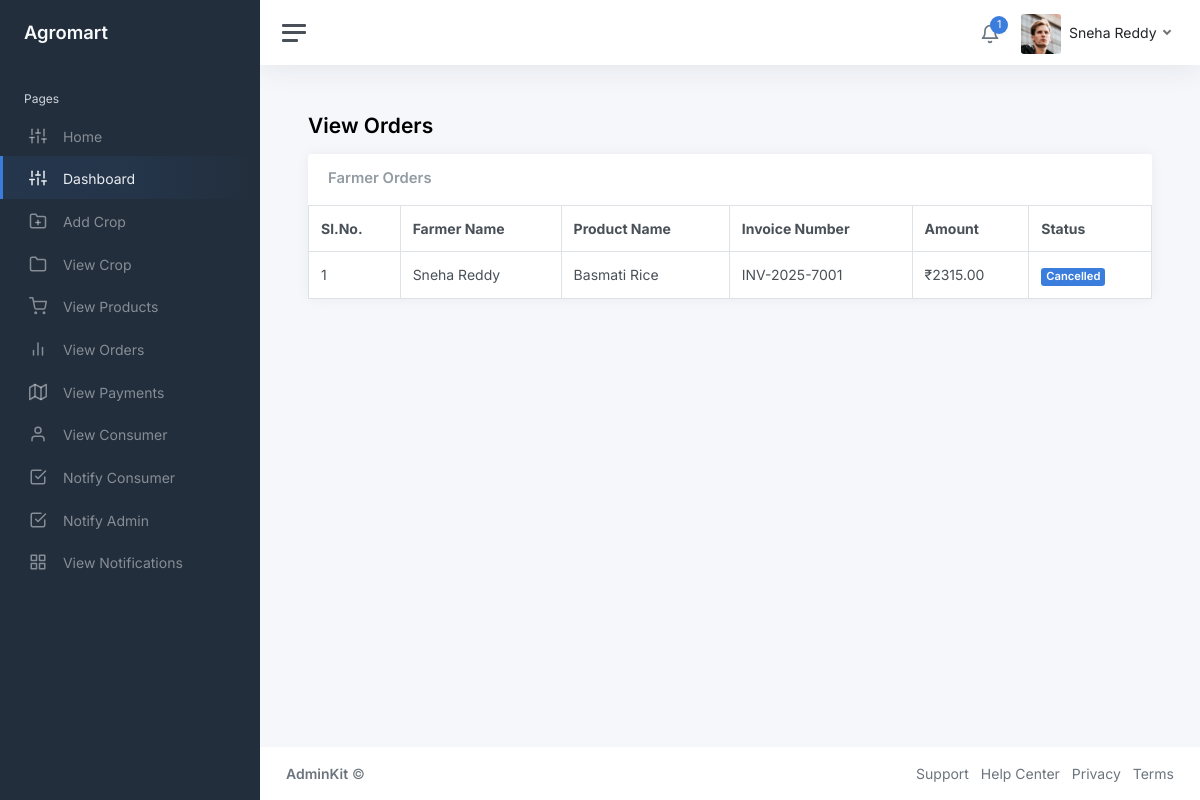
/farmer/view-orders.php (signed in), run on the app's committed database.
### tables this page shows
CREATE TABLE IF NOT EXISTS `orders` (
  `order_id` int NOT NULL AUTO_INCREMENT,
  `farmer_id` int NOT NULL,
  `product_id` int NOT NULL,
  `invoice_number` varchar(30) NOT NULL,
  `amount` int NOT NULL,
  `status` varchar(30) NOT NULL,
  `datetime` timestamp NOT NULL DEFAULT CURRENT_TIMESTAMP,
  PRIMARY KEY (`order_id`)
);

CREATE TABLE IF NOT EXISTS `farmers` (
  `farmer_id` int NOT NULL AUTO_INCREMENT,
  `farmer_name` varchar(30) NOT NULL,
  `farmer_email` varchar(30) NOT NULL,
  `farmer_contact_number` varchar(12) NOT NULL,
  `farmer_address` text NOT NULL,
  `farmer_username` varchar(30) NOT NULL,
  `farmer_password` varchar(30) NOT NULL,
  PRIMARY KEY (`farmer_id`)
);

CREATE TABLE IF NOT EXISTS `products` (
  `product_id` int NOT NULL AUTO_INCREMENT,
  `product_name` varchar(30) NOT NULL,
  `product_description` text NOT NULL,
  `product_amount` int NOT NULL,
  `consumer_id` int NOT NULL,
  `image_location` text NOT NULL,
  PRIMARY KEY (`product_id`)
);

### farmer/view-orders.php (the view, shortened to what this page needs)
<?php
include './includes/connection.php';
?>
<!DOCTYPE html>
<html lang="en">
<head>
	<link href="css/app.css" rel="stylesheet">
</head>
<body>
	<div class="wrapper">
		<?php include('./includes/sidebar.php'); ?>
		<div class="main">
			<?php include('./includes/navbar.php'); ?>
			<main class="content">
				<div class="container-fluid p-0">
					<h1 class="h3 mb-3"><strong>View Orders</strong></h1>
					<div class="row">
						<div class="col-12 d-flex">
							<div class="card flex-fill">
								<div class="card-header">
									<h5 class="card-title mb-0">Farmer Orders</h5>
								</div>
								<table class="table table-bordered my-0">
									<thead>
										<tr>
											<th>Sl.No.</th>
											<th class="d-none d-xl-table-cell">Farmer Name</th>
											<th class="d-none d-xl-table-cell">Product Name</th>
											<th class="d-none d-xl-table-cell">Invoice Number</th>
											<th class="d-none d-xl-table-cell">Amount</th>
											<th>Status</th>
										</tr>
									</thead>
									<tbody>
										<?php
											$id=$_SESSION['farmer_id'];
											$query=mysqli_query($con,"SELECT f.farmer_name, p.product_name, o.invoice_number, o.amount, o.status from orders O
											left join farmers F on O.farmer_id=F.farmer_id
											left join products P on P.product_id=O.product_id where F.farmer_id=$id") or die(mysqli_error($con));
											if(mysqli_num_rows($query)){
												$i=1;
												while($row=mysqli_fetch_array($query)){
										?>
										<tr>
											<td><?php echo $i; ?></td>
											<td class="d-none d-xl-table-cell"><?php echo $row['farmer_name']; ?></td>
											<td class="d-none d-xl-table-cell"><?php echo $row['product_name']; ?></td>
											<td class="d-none d-xl-table-cell"><?php echo $row['invoice_number']; ?></td>
											<td class="d-none d-md-table-cell">&#8377;<?php echo $row['amount']; ?>.00</td>
											<td><span class="badge bg-primary"><?php echo $row['status']; ?></span></td>
										</tr>
										<?php
												$i++;
												}
											}
										?>
									</tbody>
								</table>
							</div>
						</div>
					</div>
				</div>
			</main>
			<?php include('./includes/footer.php'); ?>
		</div>
	</div>
</body>
</html>

### data on the page
orders: farmer.farmer_name "Sneha Reddy", product.product_name "Basmati Rice", invoice_number "INV-2025-7001", amount "2315", status "Cancelled"

### other printed values
$Count "1"
$Name "Sneha Reddy"
